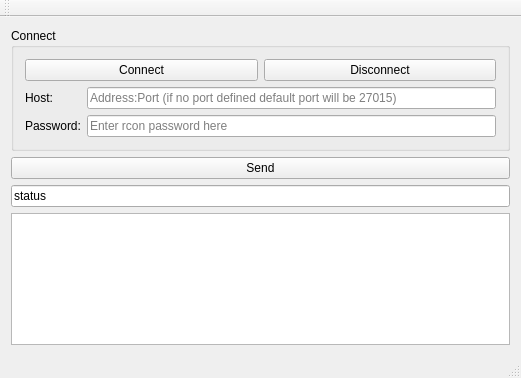
<?xml version="1.0" encoding="UTF-8"?>
<ui version="4.0">
 <class>QtRCONclient</class>
 <widget class="QMainWindow" name="QtRCONclient">
  <property name="geometry">
   <rect>
    <x>0</x>
    <y>0</y>
    <width>521</width>
    <height>378</height>
   </rect>
  </property>
  <property name="windowTitle">
   <string>QtRCONclient</string>
  </property>
  <widget class="QWidget" name="centralWidget">
   <layout class="QGridLayout" name="gridLayout">
    <item row="2" column="0">
     <widget class="QLineEdit" name="command_lineEdit">
      <property name="text">
       <string>status</string>
      </property>
     </widget>
    </item>
    <item row="3" column="0">
     <widget class="QTextEdit" name="output_textEdit"/>
    </item>
    <item row="0" column="0">
     <widget class="QGroupBox" name="groupBox">
      <property name="title">
       <string>Connect</string>
      </property>
      <layout class="QGridLayout" name="gridLayout_3">
       <item row="1" column="0">
        <layout class="QGridLayout" name="gridLayout_4">
         <item row="1" column="1">
          <widget class="QLineEdit" name="address_lineEdit">
           <property name="inputMask">
            <string/>
           </property>
           <property name="placeholderText">
            <string>Address:Port (if no port defined default port will be 27015)</string>
           </property>
          </widget>
         </item>
         <item row="1" column="0">
          <widget class="QLabel" name="label">
           <property name="text">
            <string>Host:</string>
           </property>
          </widget>
         </item>
         <item row="2" column="1">
          <widget class="QLineEdit" name="password_lineEdit">
           <property name="placeholderText">
            <string>Enter rcon password here</string>
           </property>
          </widget>
         </item>
         <item row="2" column="0">
          <widget class="QLabel" name="label_2">
           <property name="text">
            <string>Password:</string>
           </property>
          </widget>
         </item>
        </layout>
       </item>
       <item row="0" column="0">
        <layout class="QGridLayout" name="gridLayout_2">
         <item row="0" column="1">
          <widget class="QPushButton" name="disconnect_pushButton">
           <property name="text">
            <string>Disconnect</string>
           </property>
          </widget>
         </item>
         <item row="0" column="0">
          <widget class="QPushButton" name="connect_pushButton">
           <property name="text">
            <string>Connect</string>
           </property>
          </widget>
         </item>
        </layout>
       </item>
      </layout>
     </widget>
    </item>
    <item row="1" column="0">
     <widget class="QPushButton" name="send_pushButton">
      <property name="text">
       <string>Send</string>
      </property>
     </widget>
    </item>
   </layout>
  </widget>
  <widget class="QMenuBar" name="menuBar">
   <property name="geometry">
    <rect>
     <x>0</x>
     <y>0</y>
     <width>521</width>
     <height>22</height>
    </rect>
   </property>
  </widget>
  <widget class="QToolBar" name="mainToolBar">
   <attribute name="toolBarArea">
    <enum>TopToolBarArea</enum>
   </attribute>
   <attribute name="toolBarBreak">
    <bool>false</bool>
   </attribute>
  </widget>
  <widget class="QStatusBar" name="statusBar"/>
 </widget>
 <layoutdefault spacing="6" margin="11"/>
 <resources/>
 <connections/>
</ui>
